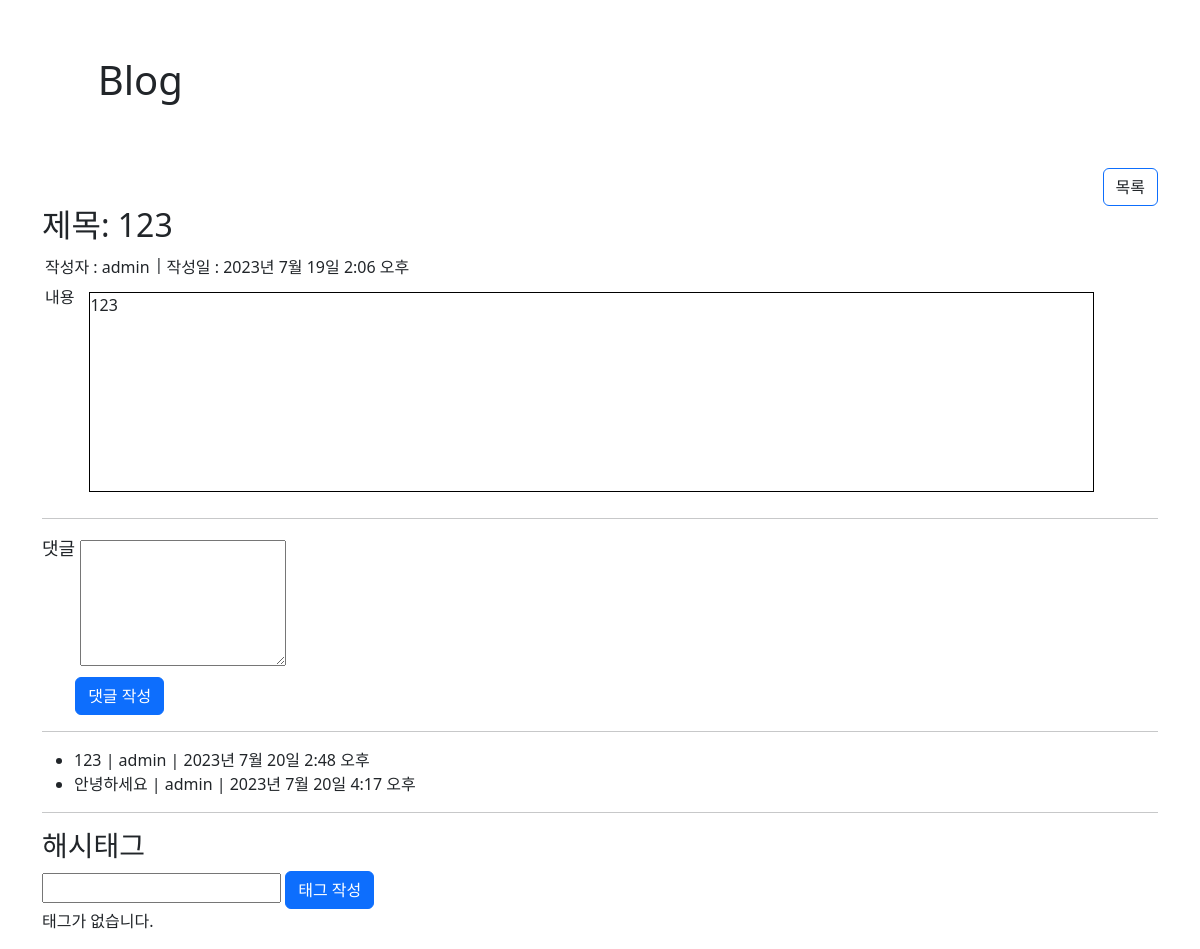
Before: /blog/1/ with the older database file.
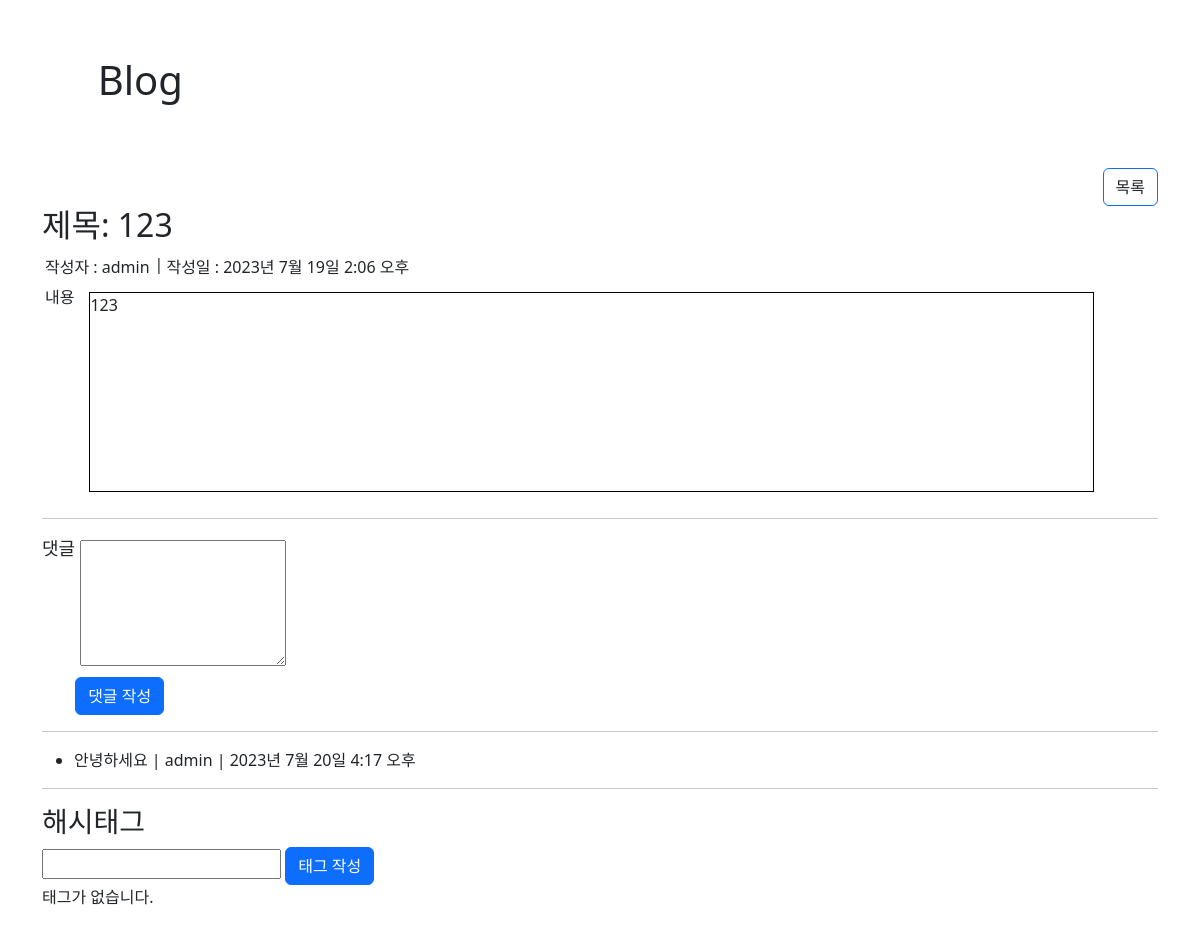
After: the same page with the newer database file.
### blog/models.py (models this page shows, shortened)
class Comment(models.Model):
    post = models.ForeignKey(Post, on_delete=models.CASCADE)
    content = models.TextField()
    writer = models.ForeignKey(User, on_delete=models.CASCADE)
    created_at = models.DateTimeField(auto_now_add=True)

### user/models.py (models this page shows)
class User(AbstractUser):
    username = None
    userId = models.CharField(unique=True, max_length=20) # email 값이 기본키가 된다
    name = models.CharField(max_length=50, null=True, blank=True)
    is_staff = models.BooleanField(default=False)
    is_superuser = models.BooleanField(default=False)
    is_active = models.BooleanField(default=True)
    last_login = models.DateTimeField(null=True, blank=True)
    date_joined = models.DateTimeField(auto_now_add=True)
    USERNAME_FIELD = 'userId'
    REQUIRED_FIELDS = [] # superuser 만들때 필요
    objects = UserManager()

### blog/views.py (the view)
# urls.py: path("<int:pk>/", views.DetailView.as_view(), name='detail'),
class DetailView(View):
    def get(self, request, pk):
        post = Post.objects.prefetch_related('comment_set', 'hashtag_set').get(pk=pk)
        comments = post.comment_set.all()
        hashtags = post.hashtag_set.all()
        comment_form = CommentForm()
        hashtag_form = HashTagForm()
        context = {
            'title': 'Blog',
            'post_id': pk,
            'post_title': post.title,
            'post_writer': post.writer,
            'post_content': post.content,
            'post_created_at': post.created_at,
            'comments': comments,
            'hashtags': hashtags,
            'comment_form': comment_form,
            'hashtag_form': hashtag_form,
        }
        return render(request, 'blog/post_detail.html', context)

### blog/forms.py
class CommentForm(forms.ModelForm):
    class Meta:
        model = Comment
        fields = ['content']
        widgets = {
            'content': forms.Textarea(attrs={'rows': '5', 'cols': '20'})
        }

class HashTagForm(forms.ModelForm):
    class Meta:
        model = HashTag
        fields = ['name']

### blog/templates/blog/post_detail.html (shortened to what this page needs)
{% extends 'base.html' %}
{% load static %}
{% block content %}
{% if form.errors %}
{% include 'blog/form_error.html' %}
{% else %}
    <div class="detail-btn" style="display: flex; justify-content: flex-end;">
        <a href="{% url 'blog:list' %}" class="btn border-primary">목록</a>
    </div>
    <h2>제목: {{ post_title }}</h2>
    <div class="detail-header" style="display: flex;">
        <span class="dh-cont" style="margin: 3px; margin-right: 5px;">작성자 : {{ post_writer }}</span>|
        <span class="dh-cont" style="margin: 3px; margin-right: 5px;">작성일 : {{ post_created_at }}</span>
    </div>
    <div class="detail-content" style="display: flex;">
        <p class="dh-cont" style="margin: 3px; margin-right: 5px;">내용</p>
        <div style="margin: 10px; width: 90%; height: 200px; border: 1px solid black;">
            {{post_content}}
        </div>
    </div>
    <hr>
    <div style="display: flex;">
        <span style="font-size: large;">댓글</span>
        <form action="{% url 'blog:cm-write' pk=post_id %}" method="post">
            {% if comment_form.errors %}
                {% with form=comment_form %}
                    {% include 'blog/form_error.html' %}
                {% endwith %}
            {% else %}
                <div style="margin: 5px;">
                    {{ comment_form.content }}
                </div>
            {% endif %}
            <input type="submit" value="댓글 작성" class="btn btn-primary">
        </form>
    </div>
    <hr>
    {% if comments %}
        <ul>
            {% for comment in comments %}
                <li>
                    <div style="display: flex;">
                        {{ comment.content }} | {{ comment.writer}} | {{ comment.created_at }}
                    </div>
                </li>
                {% endfor %}
        </ul>
    {% else %}
    <p>댓글이 없습니다.</p>
    {% endif %}
    <hr>
    <h3>해시태그</h3>
    <form action="{% url 'blog:tag-write' pk=post_id %}" method="post">
        {% if hashtag_form.name.errors %}
            {% with form=hashtag_form %}
                {% include 'blog/form_error.html' %}
            {% endwith %}
        {% else %}
            {{ hashtag_form.name }}
        {% endif %}
        <input type="submit" value="태그 작성" class="btn btn-primary">
    </form>
    {% if hashtags %}
        <ul>
            {% for hashtag in hashtags %}
                <li>
                    {{ hashtag }} | {{ hashtag.writer }}
                    {% if hashtag.writer == request.user %}
                        <form action="{% url 'blog:tag-delete' pk=hashtag.pk %}" method="post">
                            {% csrf_token %}
                            <input type="submit" value="X" class="btn btn-primary">
                        </form>
                    {% endif %}
                </li>
                {% endfor %}
        </ul>
    {% else %}
    <p>태그가 없습니다.</p>
    {% endif%}
{% endif %}
{% endblock %}

Changed rows visible on the page:
removed Comment: content "123", writer "admin", created_at "2023년 7월 20일 2:48 오후"
